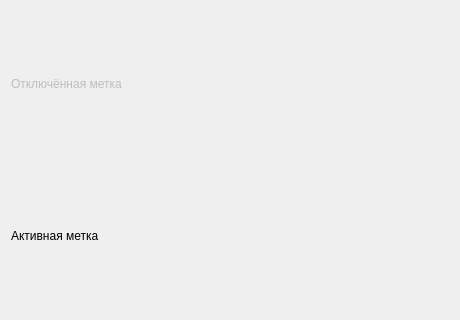
<?xml version="1.0" encoding="UTF-8"?>
<ui version="4.0"><class>Dialog</class><widget class="QDialog" name="Dialog"><property name="geometry"><rect><x>0</x><y>0</y><width>460</width><height>320</height></rect></property><property name="windowTitle"><string>#065 states/150_disabled_label</string></property><layout class="QVBoxLayout" name="verticalLayout"><property name="leftMargin"><number>11</number></property><property name="topMargin"><number>11</number></property><property name="rightMargin"><number>11</number></property><property name="bottomMargin"><number>11</number></property><property name="spacing"><number>6</number></property><item><widget class="QLabel" name="l1"><property name="text"><string>Отключённая метка</string></property><property name="enabled"><bool>false</bool></property></widget></item><item><widget class="QLabel" name="l2"><property name="text"><string>Активная метка</string></property></widget></item></layout></widget></ui>
